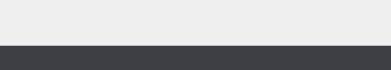
<?xml version="1.0" encoding="UTF-8"?>
<ui version="4.0">
 <class>RocketResourceEditorWidget</class>
 <widget class="QWidget" name="RocketResourceEditorWidget">
  <property name="geometry">
   <rect>
    <x>0</x>
    <y>0</y>
    <width>391</width>
    <height>70</height>
   </rect>
  </property>
  <property name="windowTitle">
   <string>Resource Editor</string>
  </property>
  <property name="windowIcon">
   <iconset resource="RocketPlugin.qrc">
    <normaloff>:/images/icon-archive.png</normaloff>:/images/icon-archive.png</iconset>
  </property>
  <property name="styleSheet">
   <string notr="true">
QLabel#labelMessage, #labelTimestamp, #labelFileType, #labelStatus {
	background-color: transparent;
	border: 0px;
	color: rgb(205, 205, 205);
	font: 11px &quot;Arial&quot;;
	font-weight: bold;
}

QLabel#labelTimestamp {
	padding-left: 20px;
	color: rgb(174, 180, 197);
}

QLabel#labelFileType {
	padding-left: 8px;
}

QLabel#labelMessage {
	color: white;
}

QPushButton#buttonSave, #buttonClose {
	background-color: transparent;
	color: rgb(80, 80, 80);
	border: 1px solid grey;
	border: 0px;
	border-radius: 3px;
	font-family: &quot;Arial&quot;;
	font-size: 13px;
	font-weight: bold;
	min-height: 25px;
	padding-left: 5px;
	padding-right: 5px;
}

QPushButton#buttonSave::hover, #buttonClose::hover {
	background-color: qlineargradient(spread:pad, x1:0, y1:0, x2:1, y2:1, stop:0 rgba(232, 234, 233, 255), stop:1 rgba(225, 226, 227, 255));
	color: rgb(60, 60, 60);
	border: 1px solid grey;
}

QPushButton#buttonSave::pressed, #buttonClose::pressed {
	background-color: rgba(200, 200, 200);
	border: 1px solid grey;
}

QFrame#bottomFrame {
	background-color: rgb(61, 63, 68);
	border: 0px;
	border-top: 1px solid rgb(182,188,204);
}

QFrame#inputFrame {
	background-color: rgb(61, 63, 68);
	border: 1px solid rgb(182,188,204);
	border-top: 0px;
	border-right: 0px;
	border-radius: 0px;
	border-bottom-left-radius: 3px;
}

QLineEdit#inputLine {
	border: 1px solid rgb(182,188,204);
	border-radius: 3px;
	font: 13px &quot;Courier New&quot;;
	padding-left: 3px;
	color: black;
}

QLabel#labelInputInfo {
	background-color: transparent;
	border: 0px;
	color: rgb(255, 255, 255);
	font: 13px &quot;Arial&quot;;
	font-weight: bold;
}

QCheckBox#checkboxInput, QLabel#labelInputStatus {
	background-color: transparent;
	border: 0px;
	color: rgb(205, 205, 205);
	font: 13px &quot;Arial&quot;;
	font-weight: bold;
}

QCheckBox#checkboxInput {
	color: rgb(255, 255, 255);
}

QCheckBox:disabled {
	color: rgb(166, 166, 166);
}

/*
QCheckBox::indicator:unchecked {
	image: url(:/images/icon-unchecked-white.png);
 }

QCheckBox::indicator:checked {
	image: url(:/images/icon-checked-white.png);
 }
*/</string>
  </property>
  <layout class="QVBoxLayout" name="verticalLayout">
   <property name="spacing">
    <number>0</number>
   </property>
   <property name="margin">
    <number>0</number>
   </property>
   <item>
    <widget class="QFrame" name="contentFrame">
     <property name="frameShape">
      <enum>QFrame::NoFrame</enum>
     </property>
     <property name="frameShadow">
      <enum>QFrame::Plain</enum>
     </property>
     <property name="lineWidth">
      <number>0</number>
     </property>
     <layout class="QVBoxLayout" name="contentLayout">
      <property name="spacing">
       <number>0</number>
      </property>
      <property name="margin">
       <number>0</number>
      </property>
     </layout>
    </widget>
   </item>
   <item>
    <widget class="QFrame" name="bottomFrame">
     <property name="minimumSize">
      <size>
       <width>0</width>
       <height>25</height>
      </size>
     </property>
     <property name="maximumSize">
      <size>
       <width>16777215</width>
       <height>25</height>
      </size>
     </property>
     <property name="frameShape">
      <enum>QFrame::NoFrame</enum>
     </property>
     <property name="frameShadow">
      <enum>QFrame::Plain</enum>
     </property>
     <property name="lineWidth">
      <number>0</number>
     </property>
     <layout class="QHBoxLayout" name="horizontalLayout_2">
      <property name="leftMargin">
       <number>6</number>
      </property>
      <property name="topMargin">
       <number>0</number>
      </property>
      <property name="rightMargin">
       <number>6</number>
      </property>
      <property name="bottomMargin">
       <number>0</number>
      </property>
      <item>
       <widget class="QLabel" name="labelMessage">
        <property name="text">
         <string/>
        </property>
        <property name="wordWrap">
         <bool>false</bool>
        </property>
        <property name="indent">
         <number>0</number>
        </property>
       </widget>
      </item>
      <item>
       <widget class="QLabel" name="labelTimestamp">
        <property name="sizePolicy">
         <sizepolicy hsizetype="Fixed" vsizetype="Preferred">
          <horstretch>0</horstretch>
          <verstretch>0</verstretch>
         </sizepolicy>
        </property>
        <property name="text">
         <string/>
        </property>
        <property name="alignment">
         <set>Qt::AlignRight|Qt::AlignTrailing|Qt::AlignVCenter</set>
        </property>
       </widget>
      </item>
      <item>
       <widget class="QLabel" name="labelFileType">
        <property name="sizePolicy">
         <sizepolicy hsizetype="Fixed" vsizetype="Preferred">
          <horstretch>0</horstretch>
          <verstretch>0</verstretch>
         </sizepolicy>
        </property>
        <property name="text">
         <string/>
        </property>
        <property name="wordWrap">
         <bool>false</bool>
        </property>
        <property name="indent">
         <number>0</number>
        </property>
       </widget>
      </item>
     </layout>
    </widget>
   </item>
  </layout>
 </widget>
 <resources>
  <include location="RocketPlugin.qrc"/>
 </resources>
 <connections/>
</ui>
